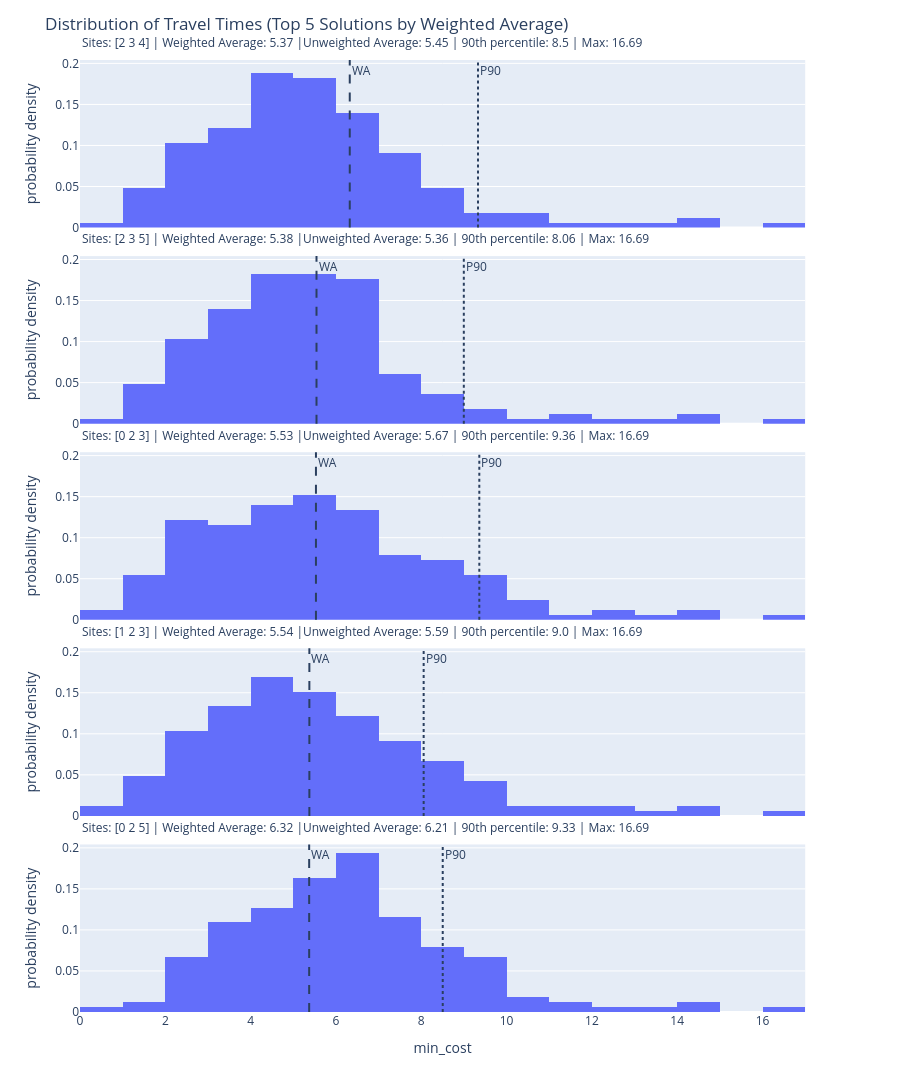

The cell this chart's notebook holds for it:
### Code cell
solutions.plot_travel_time_distribution(5)

### Figure 1 — Plotly figure (JSON) as saved in the notebook; plotly's stock layout.template omitted (floating-point values rounded to 4 significant figures; data arrays with more than 128 entries replaced by an {"elided": "..."} marker saying what was removed)
{"data": [{"bingroup": "x", "histnorm": "probability density", "hovertemplate": "label=Sites: [2 3 4] | Weighted Average: 5.37 |Unweighted Average: 5.45 | 90th percentile: 8.5 | Max: 16.69<br>min_cost=%{x}<br>probability density=%{y}<extra></extra>", "legendgroup": "", "marker": {"color": "#636efa", "pattern": {"shape": ""}}, "name": "", "nbinsx": 30, "orientation": "v", "showlegend": false, "type": "histogram", "x": {"elided": "165 float values"}, "xaxis": "x5", "yaxis": "y5"}, {"bingroup": "x", "histnorm": "probability density", "hovertemplate": "label=Sites: [2 3 5] | Weighted Average: 5.38 |Unweighted Average: 5.36 | 90th percentile: 8.06 | Max: 16.69<br>min_cost=%{x}<br>probability density=%{y}<extra></extra>", "legendgroup": "", "marker": {"color": "#636efa", "pattern": {"shape": ""}}, "name": "", "nbinsx": 30, "orientation": "v", "showlegend": false, "type": "histogram", "x": {"elided": "165 float values"}, "xaxis": "x4", "yaxis": "y4"}, {"bingroup": "x", "histnorm": "probability density", "hovertemplate": "label=Sites: [0 2 3] | Weighted Average: 5.53 |Unweighted Average: 5.67 | 90th percentile: 9.36 | Max: 16.69<br>min_cost=%{x}<br>probability density=%{y}<extra></extra>", "legendgroup": "", "marker": {"color": "#636efa", "pattern": {"shape": ""}}, "name": "", "nbinsx": 30, "orientation": "v", "showlegend": false, "type": "histogram", "x": {"elided": "165 float values"}, "xaxis": "x3", "yaxis": "y3"}, {"bingroup": "x", "histnorm": "probability density", "hovertemplate": "label=Sites: [1 2 3] | Weighted Average: 5.54 |Unweighted Average: 5.59 | 90th percentile: 9.0 | Max: 16.69<br>min_cost=%{x}<br>probability density=%{y}<extra></extra>", "legendgroup": "", "marker": {"color": "#636efa", "pattern": {"shape": ""}}, "name": "", "nbinsx": 30, "orientation": "v", "showlegend": false, "type": "histogram", "x": {"elided": "165 float values"}, "xaxis": "x2", "yaxis": "y2"}, {"bingroup": "x", "histnorm": "probability density", "hovertemplate": "label=Sites: [0 2 5] | Weighted Average: 6.32 |Unweighted Average: 6.21 | 90th percentile: 9.33 | Max: 16.69<br>min_cost=%{x}<br>probability density=%{y}<extra></extra>", "legendgroup": "", "marker": {"color": "#636efa", "pattern": {"shape": ""}}, "name": "", "nbinsx": 30, "orientation": "v", "showlegend": false, "type": "histogram", "x": {"elided": "165 float values"}, "xaxis": "x", "yaxis": "y"}], "layout": {"annotations": [{"showarrow": false, "text": "Sites: [0 2 5] | Weighted Average: 6.32 |Unweighted Average: 6.21 | 90th percentile: 9.33 | Max: 16.69", "textangle": 0, "x": 0, "xanchor": "left", "xref": "paper", "y": 0.183, "yanchor": "bottom", "yref": "paper"}, {"showarrow": false, "text": "Sites: [1 2 3] | Weighted Average: 5.54 |Unweighted Average: 5.59 | 90th percentile: 9.0 | Max: 16.69", "textangle": 0, "x": 0, "xanchor": "left", "xref": "paper", "y": 0.389, "yanchor": "bottom", "yref": "paper"}, {"showarrow": false, "text": "Sites: [0 2 3] | Weighted Average: 5.53 |Unweighted Average: 5.67 | 90th percentile: 9.36 | Max: 16.69", "textangle": 0, "x": 0, "xanchor": "left", "xref": "paper", "y": 0.595, "yanchor": "bottom", "yref": "paper"}, {"showarrow": false, "text": "Sites: [2 3 5] | Weighted Average: 5.38 |Unweighted Average: 5.36 | 90th percentile: 8.06 | Max: 16.69", "textangle": 0, "x": 0, "xanchor": "left", "xref": "paper", "y": 0.801, "yanchor": "bottom", "yref": "paper"}, {"showarrow": false, "text": "Sites: [2 3 4] | Weighted Average: 5.37 |Unweighted Average: 5.45 | 90th percentile: 8.5 | Max: 16.69", "textangle": 0, "x": 0, "xanchor": "left", "xref": "paper", "y": 1.007, "yanchor": "bottom", "yref": "paper"}, {"showarrow": false, "text": "WA", "x": 5.372, "xanchor": "left", "xref": "x", "y": 1, "yanchor": "top", "yref": "y domain"}, {"showarrow": false, "text": "P90", "x": 8.503, "xanchor": "left", "xref": "x", "y": 1, "yanchor": "top", "yref": "y domain"}, {"showarrow": false, "text": "WA", "x": 5.377, "xanchor": "left", "xref": "x2", "y": 1, "yanchor": "top", "yref": "y2 domain"}, {"showarrow": false, "text": "P90", "x": 8.056, "xanchor": "left", "xref": "x2", "y": 1, "yanchor": "top", "yref": "y2 domain"}, {"showarrow": false, "text": "WA", "x": 5.531, "xanchor": "left", "xref": "x3", "y": 1, "yanchor": "top", "yref": "y3 domain"}, {"showarrow": false, "text": "P90", "x": 9.36, "xanchor": "left", "xref": "x3", "y": 1, "yanchor": "top", "yref": "y3 domain"}, {"showarrow": false, "text": "WA", "x": 5.544, "xanchor": "left", "xref": "x4", "y": 1, "yanchor": "top", "yref": "y4 domain"}, {"showarrow": false, "text": "P90", "x": 8.997, "xanchor": "left", "xref": "x4", "y": 1, "yanchor": "top", "yref": "y4 domain"}, {"showarrow": false, "text": "WA", "x": 6.324, "xanchor": "left", "xref": "x5", "y": 1, "yanchor": "top", "yref": "y5 domain"}, {"showarrow": false, "text": "P90", "x": 9.331, "xanchor": "left", "xref": "x5", "y": 1, "yanchor": "top", "yref": "y5 domain"}], "barmode": "relative", "height": 1250, "legend": {"tracegroupgap": 0}, "margin": {"t": 60}, "shapes": [{"line": {"dash": "dash"}, "type": "line", "x0": 5.372, "x1": 5.372, "xref": "x", "y0": 0, "y1": 1, "yref": "y domain"}, {"line": {"dash": "dot"}, "type": "line", "x0": 8.503, "x1": 8.503, "xref": "x", "y0": 0, "y1": 1, "yref": "y domain"}, {"line": {"dash": "dash"}, "type": "line", "x0": 5.377, "x1": 5.377, "xref": "x2", "y0": 0, "y1": 1, "yref": "y2 domain"}, {"line": {"dash": "dot"}, "type": "line", "x0": 8.056, "x1": 8.056, "xref": "x2", "y0": 0, "y1": 1, "yref": "y2 domain"}, {"line": {"dash": "dash"}, "type": "line", "x0": 5.531, "x1": 5.531, "xref": "x3", "y0": 0, "y1": 1, "yref": "y3 domain"}, {"line": {"dash": "dot"}, "type": "line", "x0": 9.36, "x1": 9.36, "xref": "x3", "y0": 0, "y1": 1, "yref": "y3 domain"}, {"line": {"dash": "dash"}, "type": "line", "x0": 5.544, "x1": 5.544, "xref": "x4", "y0": 0, "y1": 1, "yref": "y4 domain"}, {"line": {"dash": "dot"}, "type": "line", "x0": 8.997, "x1": 8.997, "xref": "x4", "y0": 0, "y1": 1, "yref": "y4 domain"}, {"line": {"dash": "dash"}, "type": "line", "x0": 6.324, "x1": 6.324, "xref": "x5", "y0": 0, "y1": 1, "yref": "y5 domain"}, {"line": {"dash": "dot"}, "type": "line", "x0": 9.331, "x1": 9.331, "xref": "x5", "y0": 0, "y1": 1, "yref": "y5 domain"}], "title": {"text": "Distribution of Travel Times (Top 5 Solutions by Weighted Average)"}, "xaxis": {"anchor": "y", "domain": [0, 0.98], "title": {"text": "min_cost"}}, "xaxis2": {"anchor": "y2", "domain": [0, 0.98], "matches": "x", "showticklabels": false}, "xaxis3": {"anchor": "y3", "domain": [0, 0.98], "matches": "x", "showticklabels": false}, "xaxis4": {"anchor": "y4", "domain": [0, 0.98], "matches": "x", "showticklabels": false}, "xaxis5": {"anchor": "y5", "domain": [0, 0.98], "matches": "x", "showticklabels": false}, "yaxis": {"anchor": "x", "domain": [0, 0.176], "title": {"text": "probability density"}}, "yaxis2": {"anchor": "x2", "domain": [0.206, 0.382], "matches": "y", "title": {"text": "probability density"}}, "yaxis3": {"anchor": "x3", "domain": [0.412, 0.588], "matches": "y", "title": {"text": "probability density"}}, "yaxis4": {"anchor": "x4", "domain": [0.618, 0.794], "matches": "y", "title": {"text": "probability density"}}, "yaxis5": {"anchor": "x5", "domain": [0.824, 1], "matches": "y", "title": {"text": "probability density"}}}}
